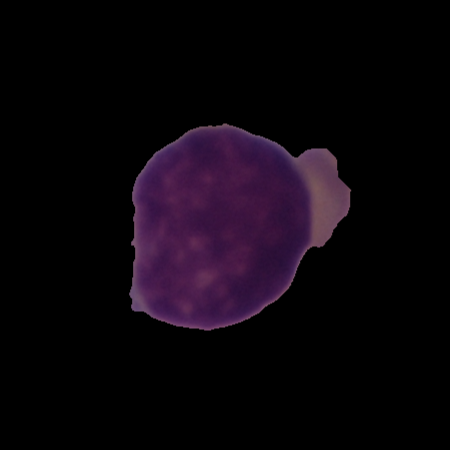
#> input picture dataset/healthy/UID_H10_107_3_hem.bmp, 450 x 450 px
$ python -i images.py   (imports and definitions only)
#> lines starting #> are read from the running program, lines starting #| are printed output that depends on the picture; after the words box and inside, x2 and y2 are one past the last pixel; in counts of white or black regions, pixels touching at a corner belong together
import cv2 as cv
import matplotlib.pyplot as plt
import numpy as np


def get_image(images_df, row):
    file_name = get_file_name(images_df, row)
    image = cv.imread(file_name)
    return image


def get_file_name(images_df, row):
    file_name = images_df["file_name"][row]
    return file_name


def show_image(images_df, row):
    file_name = get_file_name(images_df, row)
    image = get_image(images_df, row)
    show_image_(image, title=file_name)


def show_image_(image, title=None, cmap=None):
    plt.imshow(image, cmap)
    plt.title(title)
    plt.show()


def crop_image(images_df, row):
    image = get_image(images_df, row)
    cropped_image = crop_image_(image)
    return cropped_image


def crop_image_(image):
    mask = _create_mask(image)
    masked_image = cv.bitwise_and(image, image, mask=mask)
    max_x, max_y, min_x, min_y = _get_cell_coordinates(masked_image)
    masked_cropped_image = masked_image[min_x:max_x, min_y:max_y, :]
    masked_cropped_image = cv.GaussianBlur(masked_cropped_image, ksize=(5, 5), sigmaX=0)
    return masked_cropped_image


def _get_cell_coordinates(image):
    (x, y, _) = np.where(image > 0)  # relevant image = blood cell and blood cell is not black (0)
    max_x, max_y = np.max((x, y), axis=1)
    min_x, min_y = np.min((x, y), axis=1)
    return max_x, max_y, min_x, min_y


def _create_mask(image):
    blurred_image = cv.GaussianBlur(image, ksize=(13, 13), sigmaX=0)
    blurred_image = cv.medianBlur(blurred_image, ksize=11)
    gray_blurred_image = cv.cvtColor(blurred_image, cv.COLOR_BGR2GRAY)
    thresh_type = cv.THRESH_BINARY
    mask = cv.threshold(gray_blurred_image, 25, 255, thresh_type)[1]
    return mask


def add_gaussian_noise(image, intensity=0.5):
    (x, y, channels) = image.shape
    mean = 0
    var = 0.1
    std = np.sqrt(var)
    noise = np.random.normal(loc=mean, scale=std, size=(x, y, channels)) * intensity
    noisy_image = image + noise * 255
    noisy_image = np.clip(noisy_image, 0, 255).astype(np.uint8)
    return noisy_image

>>> import cv2
>>> picture = cv2.imread('../dataset/healthy/UID_H10_107_3_hem.bmp')
#> picture is the input picture: shape (450, 450, 3); mean B, G, R 12.1, 5.3, 11.7
>>> result = crop_image_(picture)
#> in _create_mask, `gray_blurred_image = cv.cvtColor(blurred_image, cv.COLOR_BGR2GRAY)`:
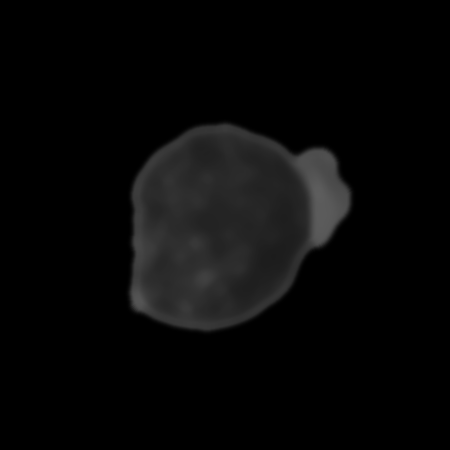
#> gray_blurred_image: shape (450, 450); min 0, max 93, mean 7.9
#> in _create_mask, `mask = cv.threshold(gray_blurred_image, 25, 255, thresh_type)[1]`:
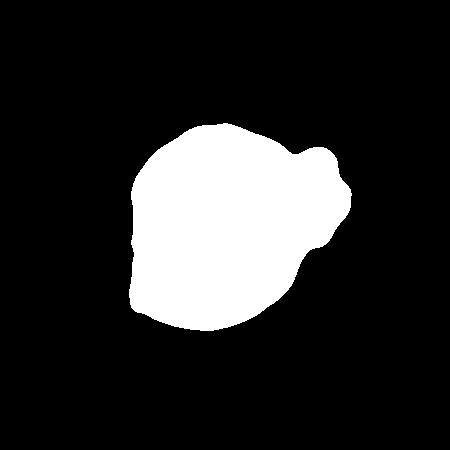
#> mask: shape (450, 450); 16.8% white; 1 white region, box (x1, y1, x2, y2) and area: (129, 123, 352, 331) 34023
#> in _get_cell_coordinates, `max_x, max_y = np.max((x, y), axis=1)`: max_x = 330; max_y = 350
#> in _get_cell_coordinates, `min_x, min_y = np.min((x, y), axis=1)`: min_x = 123; min_y = 129
#> in crop_image_, `max_x, max_y, min_x, min_y = _get_cell_coordinates(masked_image)`: max_x = 330; max_y = 350; min_x = 123; min_y = 129
#> in crop_image_, `masked_cropped_image = masked_image[min_x:max_x, min_y:max_y, :]`:
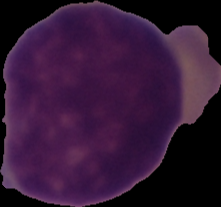
#> masked_cropped_image: shape (207, 221, 3); mean B, G, R 53.7, 23.6, 51.6

$ run again, on dataset/healthy/UID_H10_108_4_hem.bmp
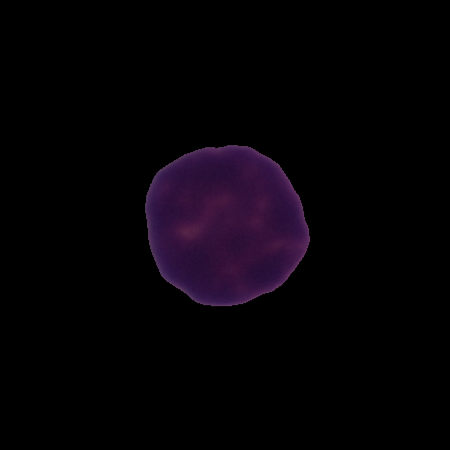
#> input picture dataset/healthy/UID_H10_108_4_hem.bmp, 450 x 450 px
#> picture is the input picture: shape (450, 450, 3); mean B, G, R 6.5, 2.2, 5.6
#> in _create_mask, `mask = cv.threshold(gray_blurred_image, 25, 255, thresh_type)[1]`:
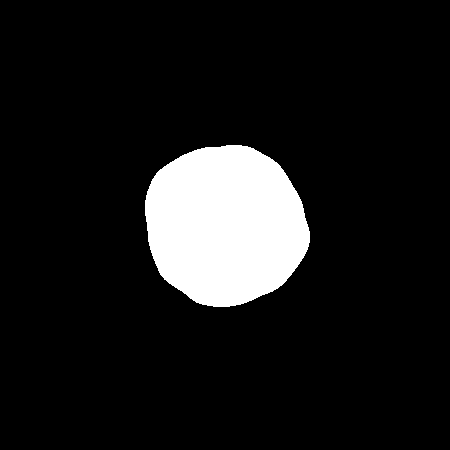
#> mask: shape (450, 450); 10.3% white; 1 white region, box (x1, y1, x2, y2) and area: (145, 145, 310, 307) 20821
#> in _get_cell_coordinates, `max_x, max_y = np.max((x, y), axis=1)`: max_x = 306; max_y = 309
#> in _get_cell_coordinates, `min_x, min_y = np.min((x, y), axis=1)`: min_x = 145
#> in crop_image_, `max_x, max_y, min_x, min_y = _get_cell_coordinates(masked_image)`: max_x = 306; max_y = 309; min_x = 145
#> in crop_image_, `masked_cropped_image = cv.GaussianBlur(masked_cropped_image, ksize=(5,..`:
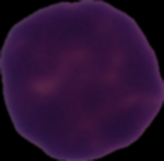
#> masked_cropped_image: shape (161, 164, 3); mean B, G, R 50.2, 16.8, 42.8

$ run again, on dataset/healthy/UID_H10_123_1_hem.bmp
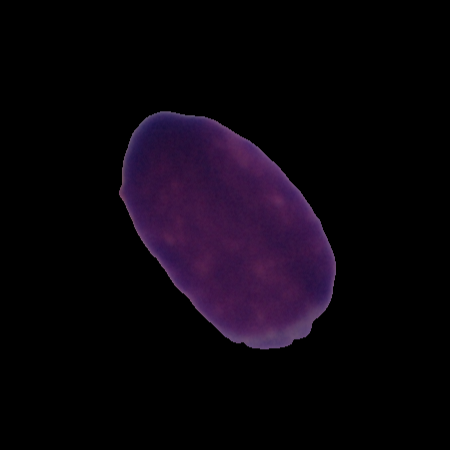
#> input picture dataset/healthy/UID_H10_123_1_hem.bmp, 450 x 450 px
#> picture is the input picture: shape (450, 450, 3); mean B, G, R 12.8, 4.8, 10.7
#> in _create_mask, `mask = cv.threshold(gray_blurred_image, 25, 255, thresh_type)[1]`:
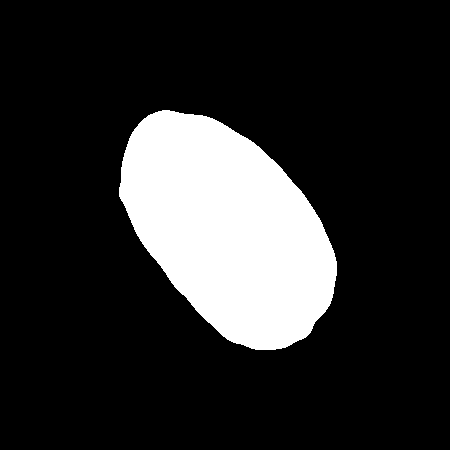
#> mask: shape (450, 450); 17.2% white; 1 white region, box (x1, y1, x2, y2) and area: (119, 110, 337, 350) 34831
#> in _get_cell_coordinates, `max_x, max_y = np.max((x, y), axis=1)`: max_x = 349; max_y = 335
#> in _get_cell_coordinates, `min_x, min_y = np.min((x, y), axis=1)`: min_x = 111; min_y = 119
#> in crop_image_, `max_x, max_y, min_x, min_y = _get_cell_coordinates(masked_image)`: max_x = 349; max_y = 335; min_x = 111; min_y = 119
#> in crop_image_, `masked_cropped_image = masked_image[min_x:max_x, min_y:max_y, :]`:
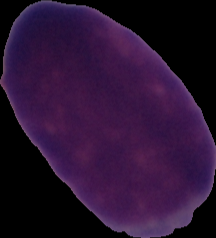
#> masked_cropped_image: shape (238, 216, 3); mean B, G, R 50.2, 18.8, 42.3
